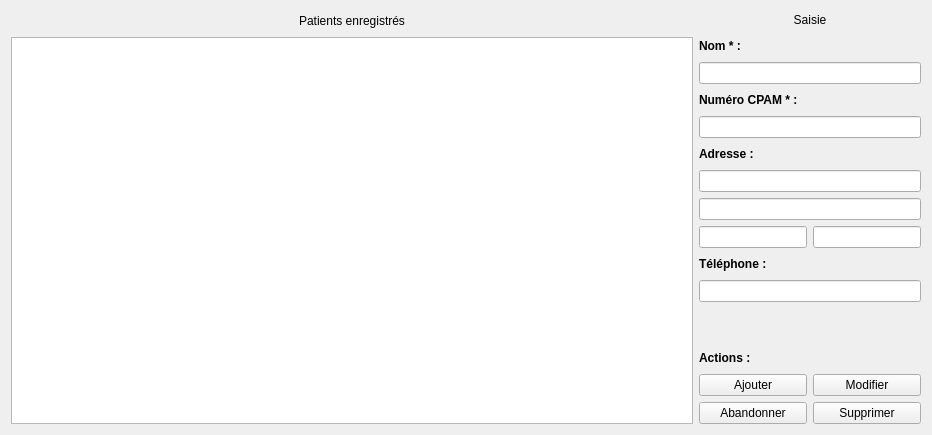
      <widget class="QWidget" name="tabMedecins">
       <attribute name="title">
        <string>Médecins</string>
       </attribute>
       <layout class="QGridLayout" name="gridLayout_5">
        <item row="0" column="0">
         <layout class="QVBoxLayout" name="verticalLayout_29">
          <item>
           <widget class="QLabel" name="labelPatientsEnregistres_2">
            <property name="minimumSize">
             <size>
              <width>0</width>
              <height>20</height>
             </size>
            </property>
            <property name="maximumSize">
             <size>
              <width>16777215</width>
              <height>20</height>
             </size>
            </property>
            <property name="text">
             <string>&lt;html&gt;&lt;head/&gt;&lt;body&gt;&lt;p align=&quot;center&quot;&gt;Patients enregistrés&lt;/p&gt;&lt;/body&gt;&lt;/html&gt;</string>
            </property>
           </widget>
          </item>
          <item>
           <widget class="QTableView" name="tableViewPatients_2">
            <property name="minimumSize">
             <size>
              <width>682</width>
              <height>0</height>
             </size>
            </property>
            <property name="maximumSize">
             <size>
              <width>682</width>
              <height>16777215</height>
             </size>
            </property>
           </widget>
          </item>
         </layout>
        </item>
        <item row="0" column="1">
         <layout class="QVBoxLayout" name="verticalLayout_36">
          <item>
           <widget class="QLabel" name="labelSaisiePatient_2">
            <property name="minimumSize">
             <size>
              <width>0</width>
              <height>19</height>
             </size>
            </property>
            <property name="maximumSize">
             <size>
              <width>16777215</width>
              <height>20</height>
             </size>
            </property>
            <property name="text">
             <string>&lt;html&gt;&lt;head/&gt;&lt;body&gt;&lt;p align=&quot;center&quot;&gt;Saisie&lt;/p&gt;&lt;/body&gt;&lt;/html&gt;</string>
            </property>
           </widget>
          </item>
          <item>
           <layout class="QVBoxLayout" name="verticalLayout_35">
            <item>
             <layout class="QVBoxLayout" name="verticalLayout_30">
              <item>
               <widget class="QLabel" name="labelNomPatient_3">
                <property name="minimumSize">
                 <size>
                  <width>0</width>
                  <height>20</height>
                 </size>
                </property>
                <property name="maximumSize">
                 <size>
                  <width>16777215</width>
                  <height>20</height>
                 </size>
                </property>
                <property name="text">
                 <string>&lt;html&gt;&lt;head/&gt;&lt;body&gt;&lt;p&gt;&lt;span style=&quot; font-weight:600;&quot;&gt;Nom * :&lt;/span&gt;&lt;/p&gt;&lt;/body&gt;&lt;/html&gt;</string>
                </property>
               </widget>
              </item>
              <item>
               <widget class="QLineEdit" name="lineEditNomPatient_2"/>
              </item>
             </layout>
            </item>
            <item>
             <layout class="QVBoxLayout" name="verticalLayout_31">
              <item>
               <widget class="QLabel" name="labelMedecinTraitant_2">
                <property name="minimumSize">
                 <size>
                  <width>0</width>
                  <height>20</height>
                 </size>
                </property>
                <property name="maximumSize">
                 <size>
                  <width>16777215</width>
                  <height>20</height>
                 </size>
                </property>
                <property name="text">
                 <string>&lt;html&gt;&lt;head/&gt;&lt;body&gt;&lt;p&gt;&lt;span style=&quot; font-weight:600;&quot;&gt;Numéro CPAM * :&lt;/span&gt;&lt;/p&gt;&lt;/body&gt;&lt;/html&gt;</string>
                </property>
               </widget>
              </item>
              <item>
               <widget class="QLineEdit" name="lineEditMedecinTraitant_2"/>
              </item>
             </layout>
            </item>
            <item>
             <layout class="QVBoxLayout" name="verticalLayout_33">
              <item>
               <widget class="QLabel" name="labelNumSS_2">
                <property name="minimumSize">
                 <size>
                  <width>0</width>
                  <height>20</height>
                 </size>
                </property>
                <property name="maximumSize">
                 <size>
                  <width>16777215</width>
                  <height>20</height>
                 </size>
                </property>
                <property name="text">
                 <string>&lt;html&gt;&lt;head/&gt;&lt;body&gt;&lt;p&gt;&lt;span style=&quot; font-weight:600;&quot;&gt;Adresse :&lt;/span&gt;&lt;/p&gt;&lt;/body&gt;&lt;/html&gt;</string>
                </property>
               </widget>
              </item>
              <item>
               <layout class="QVBoxLayout" name="verticalLayout_32">
                <item>
                 <widget class="QLineEdit" name="lineEdit"/>
                </item>
                <item>
                 <widget class="QLineEdit" name="lineEdit_2"/>
                </item>
                <item>
                 <layout class="QHBoxLayout" name="horizontalLayout_16">
                  <item>
                   <widget class="QLineEdit" name="lineEdit_3"/>
                  </item>
                  <item>
                   <widget class="QLineEdit" name="lineEdit_4"/>
                  </item>
                 </layout>
                </item>
               </layout>
              </item>
             </layout>
            </item>
            <item>
             <layout class="QVBoxLayout" name="verticalLayout_34">
              <item>
               <widget class="QLabel" name="label_2">
                <property name="minimumSize">
                 <size>
                  <width>0</width>
                  <height>20</height>
                 </size>
                </property>
                <property name="maximumSize">
                 <size>
                  <width>16777215</width>
                  <height>20</height>
                 </size>
                </property>
                <property name="text">
                 <string>&lt;html&gt;&lt;head/&gt;&lt;body&gt;&lt;p&gt;&lt;span style=&quot; font-weight:600;&quot;&gt;Téléphone :&lt;/span&gt;&lt;/p&gt;&lt;/body&gt;&lt;/html&gt;</string>
                </property>
               </widget>
              </item>
              <item>
               <widget class="QLineEdit" name="lineEditNumSS_2"/>
              </item>
             </layout>
            </item>
            <item>
             <layout class="QVBoxLayout" name="verticalLayout_28">
              <item>
               <spacer name="verticalSpacer_3">
                <property name="orientation">
                 <enum>Qt::Vertical</enum>
                </property>
                <property name="sizeHint" stdset="0">
                 <size>
                  <width>20</width>
                  <height>40</height>
                 </size>
                </property>
               </spacer>
              </item>
              <item>
               <widget class="QLabel" name="labelActionsPatients_2">
                <property name="minimumSize">
                 <size>
                  <width>0</width>
                  <height>20</height>
                 </size>
                </property>
                <property name="maximumSize">
                 <size>
                  <width>16777215</width>
                  <height>20</height>
                 </size>
                </property>
                <property name="text">
                 <string>&lt;html&gt;&lt;head/&gt;&lt;body&gt;&lt;p&gt;&lt;span style=&quot; font-weight:600;&quot;&gt;Actions :&lt;/span&gt;&lt;/p&gt;&lt;/body&gt;&lt;/html&gt;</string>
                </property>
               </widget>
              </item>
              <item>
               <layout class="QHBoxLayout" name="horizontalLayout_14">
                <item>
                 <widget class="QPushButton" name="pushButtonAjouterPatient_2">
                  <property name="text">
                   <string>Ajouter</string>
                  </property>
                 </widget>
                </item>
                <item>
                 <widget class="QPushButton" name="pushButtonModifierPatient_2">
                  <property name="text">
                   <string>Modifier</string>
                  </property>
                 </widget>
                </item>
               </layout>
              </item>
              <item>
               <layout class="QHBoxLayout" name="horizontalLayout_15">
                <item>
                 <widget class="QPushButton" name="pushButtonAbandonnerPatient_2">
                  <property name="text">
                   <string>Abandonner</string>
                  </property>
                 </widget>
                </item>
                <item>
                 <widget class="QPushButton" name="pushButtonSupprimerPatient_2">
                  <property name="text">
                   <string>Supprimer</string>
                  </property>
                 </widget>
                </item>
               </layout>
              </item>
             </layout>
            </item>
           </layout>
          </item>
         </layout>
        </item>
       </layout>
      </widget>
